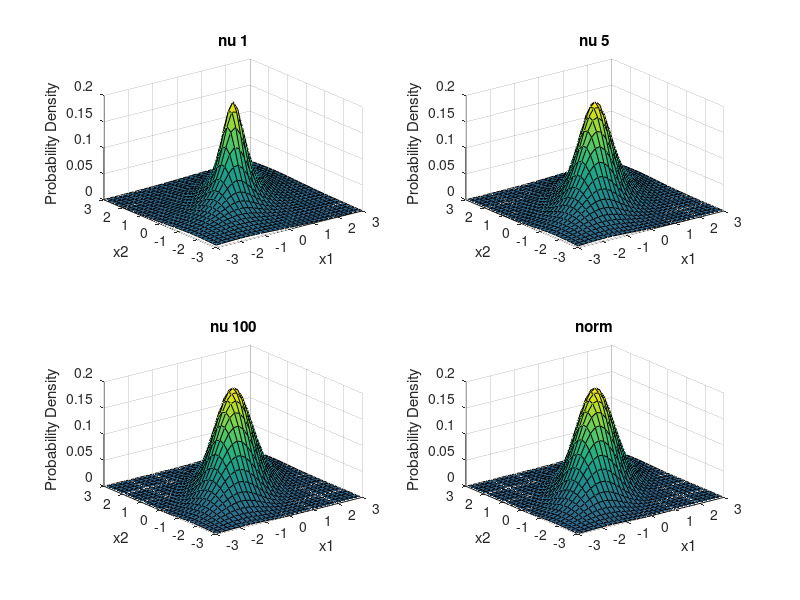
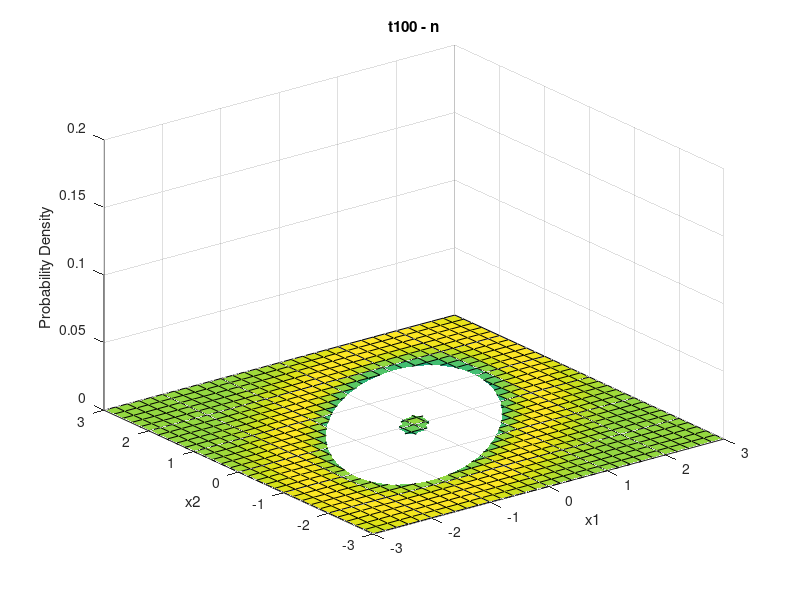

MATLAB code for these plots, in order:
Rho = [1 .6; .6 1];
x1 = -3:.2:3; x2 = -3:.2:3;
[X1,X2] = meshgrid(x1,x2);

subplot(2,2,1)
nu = 1;
F = mvtpdf([X1(:) X2(:)],Rho,nu);
F = reshape(F,length(x2),length(x1));
surf(x1,x2,F);
caxis([min(F(:))-.5*range(F(:)),max(F(:))]);
axis([-3 3 -3 3 0 .2])
xlabel('x1'); ylabel('x2'); zlabel('Probability Density');
title('nu 1')

subplot(2,2,2)
nu = 5;
F = mvtpdf([X1(:) X2(:)],Rho,nu);
F = reshape(F,length(x2),length(x1));
surf(x1,x2,F);
caxis([min(F(:))-.5*range(F(:)),max(F(:))]);
axis([-3 3 -3 3 0 .2])
xlabel('x1'); ylabel('x2'); zlabel('Probability Density');
title('nu 5')

subplot(2,2,3)
nu = 100;
F = mvtpdf([X1(:) X2(:)],Rho,nu);
F = reshape(F,length(x2),length(x1));
surf(x1,x2,F);
caxis([min(F(:))-.5*range(F(:)),max(F(:))]);
axis([-3 3 -3 3 0 .2])
xlabel('x1'); ylabel('x2'); zlabel('Probability Density');
title('nu 100')

subplot(2,2,4)
nu = 100;
F = mvnpdf([X1(:) X2(:)],[0,0],Rho);
F = reshape(F,length(x2),length(x1));
surf(x1,x2,F);
caxis([min(F(:))-.5*range(F(:)),max(F(:))]);
axis([-3 3 -3 3 0 .2])
xlabel('x1'); ylabel('x2'); zlabel('Probability Density');
title('norm')
%%%%%%%%%%%%%%%
figure(2)
F_t100 = mvtpdf([X1(:) X2(:)],Rho,nu);
F_n = mvnpdf([X1(:) X2(:)],[0,0],Rho);
F = F_t100 - F_n;
F = reshape(F,length(x2),length(x1));
surf(x1,x2,F);
caxis([min(F(:))-.5*range(F(:)),max(F(:))]);
axis([-3 3 -3 3 0 .2])
xlabel('x1'); ylabel('x2'); zlabel('Probability Density');
title('t100 - n')
